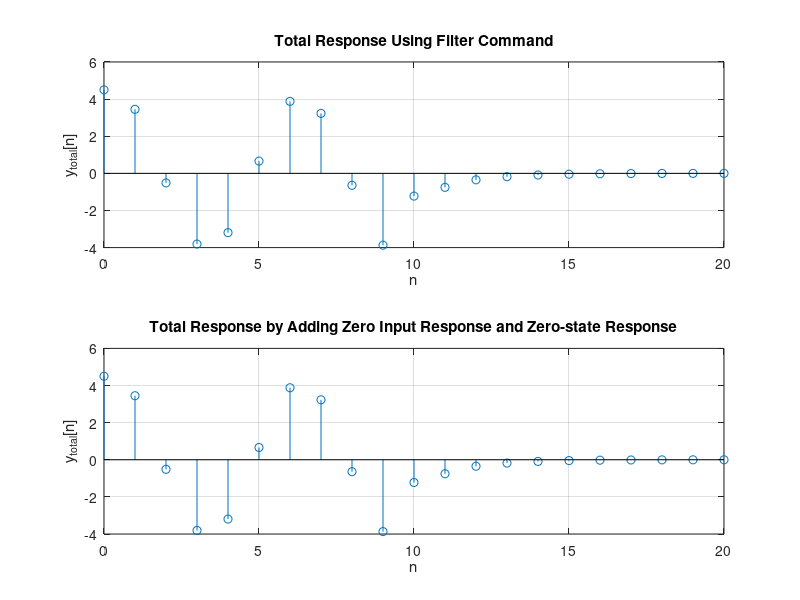

Write MATLAB code to recreate this figure.
% D. Total response

n = 0:20; % Range for plotting

% Input x[n] from part C
u = @(n) (n >= 0) * 1.0 .* (mod(n,1)==0);
x = @(n) 2*cos((2/6)*pi*n).*(u(n) - u(n-10));

% Zero input response from part B and zero-state response from part C
b = [2]; 
a = [1, -3/10, -1/10]; 
y = [1, 2]; 
x_ic = filtic(b, a, y); 
m = zeros(1, length(n)); 
y_zi = filter(b, a, m, x_ic) ; 
y_zs = filter(b,a,x(n));   

% Total response using filter command
y_total = filter(b,a,x(n),x_ic);

% Total response by adding zero input response and zero-state response
y_add = y_zi + y_zs; 

% Plotting
figure;
subplot(2,1,1);
stem(n,y_total);
grid;
title("Total Response Using Filter Command");
xlabel('n');
ylabel('y_{total}[n]');

subplot(2,1,2);
stem(n,y_add);
grid;
title("Total Response by Adding Zero Input Response and Zero-state Response");
xlabel('n');
ylabel('y_{total}[n]');

% Both methods give the same result for total response.



